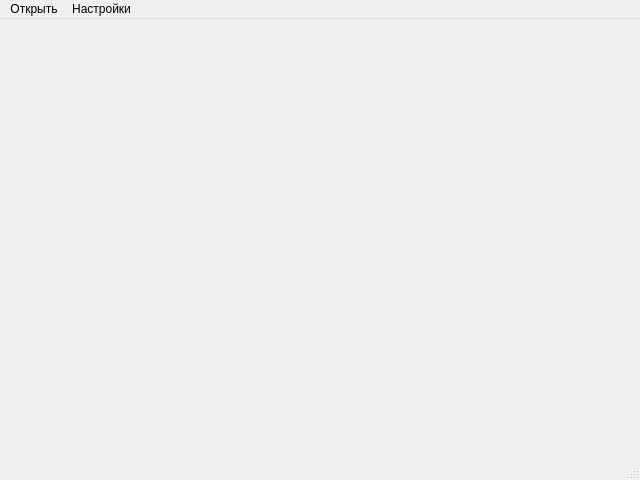
<?xml version="1.0" encoding="UTF-8"?>
<ui version="4.0">
 <class>MainWindow</class>
 <widget class="QMainWindow" name="MainWindow">
  <property name="geometry">
   <rect>
    <x>0</x>
    <y>0</y>
    <width>640</width>
    <height>480</height>
   </rect>
  </property>
  <property name="windowTitle">
   <string>MainWindow</string>
  </property>
  <widget class="QWidget" name="centralWidget">
   <layout class="QGridLayout" name="gridLayout">
    <property name="leftMargin">
     <number>3</number>
    </property>
    <property name="topMargin">
     <number>3</number>
    </property>
    <property name="rightMargin">
     <number>3</number>
    </property>
    <property name="bottomMargin">
     <number>3</number>
    </property>
    <property name="spacing">
     <number>3</number>
    </property>
    <item row="0" column="0">
     <widget class="VideoFrame" name="video" native="true"/>
    </item>
   </layout>
  </widget>
  <widget class="QStatusBar" name="statusBar"/>
  <widget class="QMenuBar" name="menuBar">
   <property name="geometry">
    <rect>
     <x>0</x>
     <y>0</y>
     <width>640</width>
     <height>19</height>
    </rect>
   </property>
   <widget class="QMenu" name="open">
    <property name="title">
     <string>Открыть</string>
    </property>
    <addaction name="openFile"/>
    <addaction name="openURL"/>
   </widget>
   <widget class="QMenu" name="settings">
    <property name="title">
     <string>Настройки</string>
    </property>
    <widget class="QMenu" name="motionTracker">
     <property name="title">
      <string>Детектор движения</string>
     </property>
     <addaction name="motionTrackerTurn"/>
     <addaction name="motionTrackerConfig"/>
    </widget>
    <addaction name="motionTracker"/>
   </widget>
   <addaction name="open"/>
   <addaction name="settings"/>
  </widget>
  <action name="openFile">
   <property name="text">
    <string>Открыть файл</string>
   </property>
  </action>
  <action name="openURL">
   <property name="text">
    <string>Открыть URL</string>
   </property>
  </action>
  <action name="motionTrackerTurn">
   <property name="text">
    <string>Включить</string>
   </property>
  </action>
  <action name="motionTrackerConfig">
   <property name="text">
    <string>Настройки</string>
   </property>
  </action>
 </widget>
 <layoutdefault spacing="6" margin="11"/>
 <customwidgets>
  <customwidget>
   <class>VideoFrame</class>
   <extends>QWidget</extends>
   <header>videoframe.h</header>
   <container>1</container>
  </customwidget>
 </customwidgets>
 <resources/>
 <connections/>
</ui>
